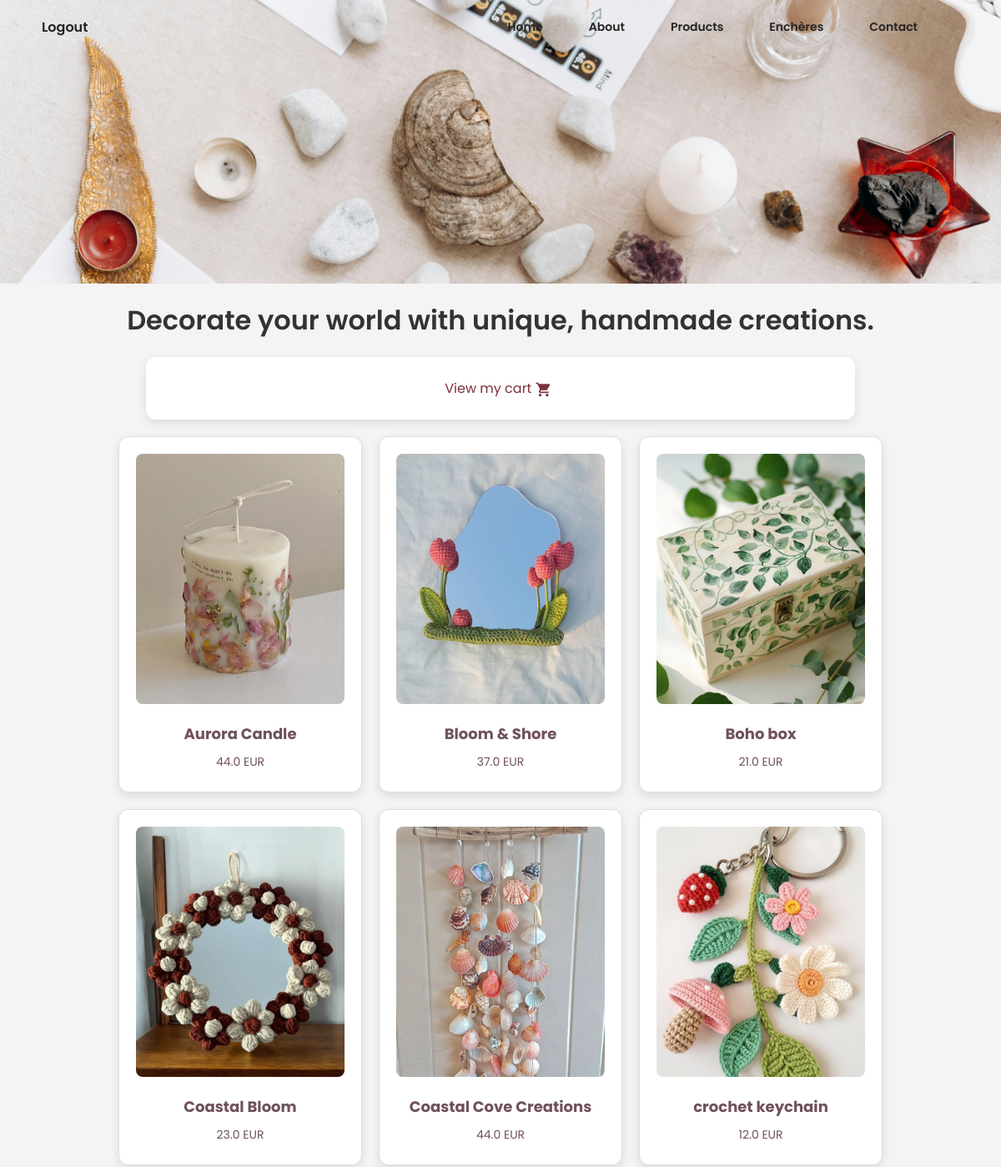
The page /home_user (signed in, upper part) on the database as committed earlier.
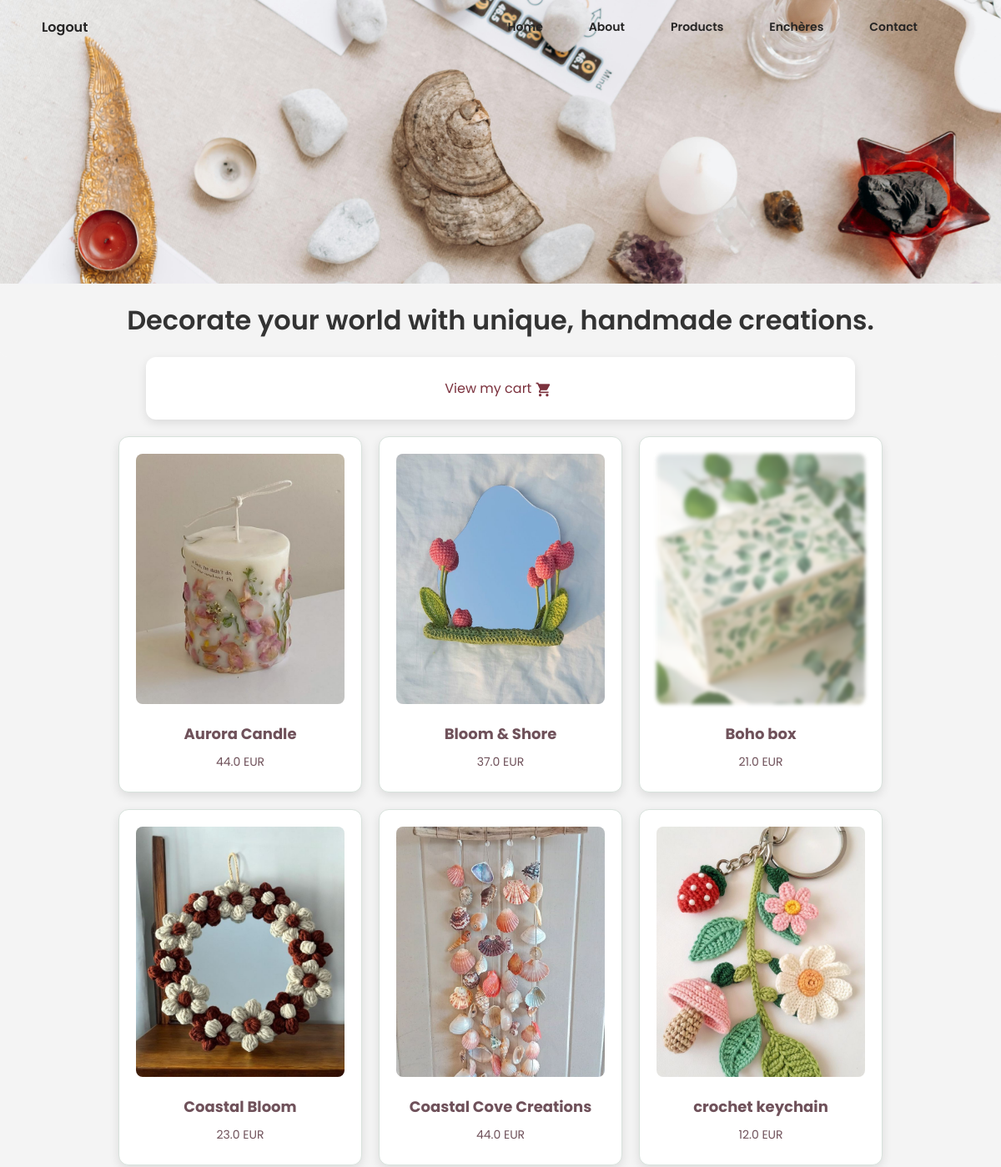
The same page on the database as committed later.
### tables this page shows
CREATE TABLE products (
            id INTEGER PRIMARY KEY AUTOINCREMENT,
            name TEXT NOT NULL,
            price REAL NOT NULL,
            stock INTEGER NOT NULL,
            image_url TEXT
        );

### app.py (the view)
@app.route("/home_user")
@login_required
def index_user():
    print("User authenticated:", current_user.is_authenticated)
    print("Session Data:", session)  # Debug session contents
    print(
        "Current User ID:", session.get("_user_id")
    )  # Flask-Login stores user_id here
    conn = get_db()
    products = conn.execute("SELECT * FROM products").fetchall()
    conn.close()
    products = [dict(product) for product in products]
    return render_template("index.html", products=products)

### app.py (called while the page is built)
@login_manager.user_loader
def load_user(user_id):
    conn = get_db()
    user = conn.execute("SELECT * FROM users WHERE id = ?", (user_id,)).fetchone()
    conn.close()
    if user:
        return User(
            user["id"],
            user["FirstName"],
            user["LastName"],
            user["Email"],
            user["phoneNum"],
            user["password"],
            user["is_admin"],
        )
    return None

def get_db():
    conn = sqlite3.connect("database.db")
    conn.row_factory = sqlite3.Row
    return conn

### templates/index.html (shortened to what this page needs)
<!DOCTYPE html>
<html lang="fr">
<head>
    <link rel="stylesheet" href="{{ url_for('static', filename='styles.css') }}" />
    <link rel="stylesheet" href="{{ url_for('static', filename='admin_enchere.css') }}" />
</head>
<body>
    <header class="welcome-section">
    <div id="navbar">
      <a href="{{ url_for('logout') }}" class="logout-text">Logout</a>
      <nav>
        <ul >
          <li><a href="{{ url_for('home') }}">Home</a></li>
          <li><a href="{{ url_for('home') }}#about">About</a></li>
          <li><a href="{{ url_for('index_user') }}">Products</a></li>
          <li><a href="{{ url_for('encher_user') }}">Enchères</a></li>
          <li><a href="{{ url_for('contact_us') }}">Contact</a></li>
      </ul>
  </nav>
  </div>
    </header>
    <div class="slogan">
      <p>Decorate your world with unique, handmade creations.</p>
  </div>
    <div class="cart-container">
      <a href="{{ url_for('view_cart') }}" class="cart-link">
        View my cart  <span class="material-icons">shopping_cart</span>
    </a>
    </div>
    <div class="product-container">
        {% for product in products %}
        <div class="product-card {% if product.stock == 0 %}out-of-stock{% endif %}">
          <a href="{{ url_for('product_detail', product_id=product.id) }}">
            <img src="{{ url_for('static', filename= product.image_url ) }}" alt="{{ product.name }}" />
            <h3>{{ product.name }}</h3>
            <p>{{ product.price }} EUR</p>
          </a>
        </div>
        {% endfor %}
    </div>
</body>
</html>

Rows that differ between the two databases and show on the page:
changed products "Boho box": stock 2 → 0 (drawn)
